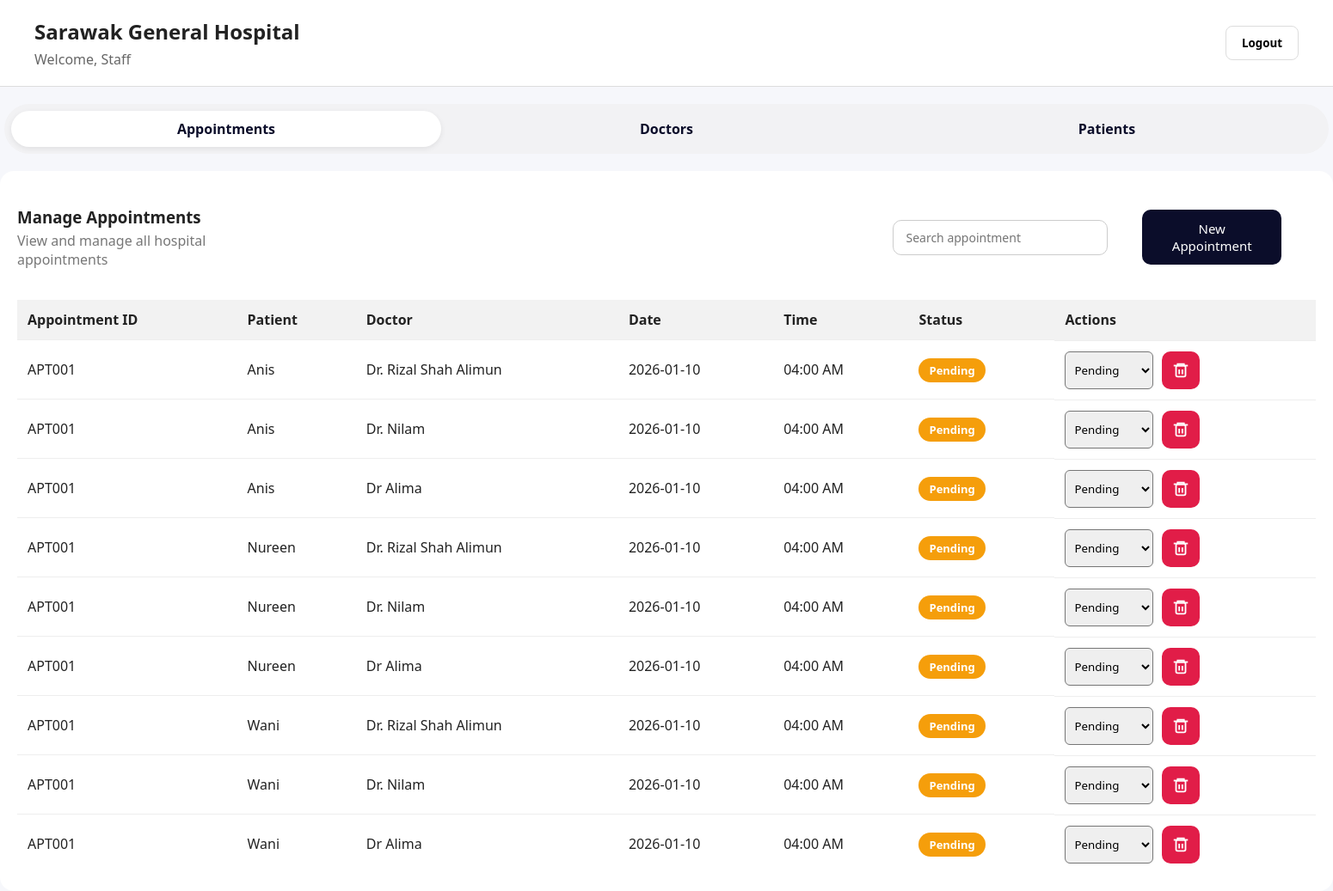
The page /appointment/manageAppointment.php on the database as committed earlier.
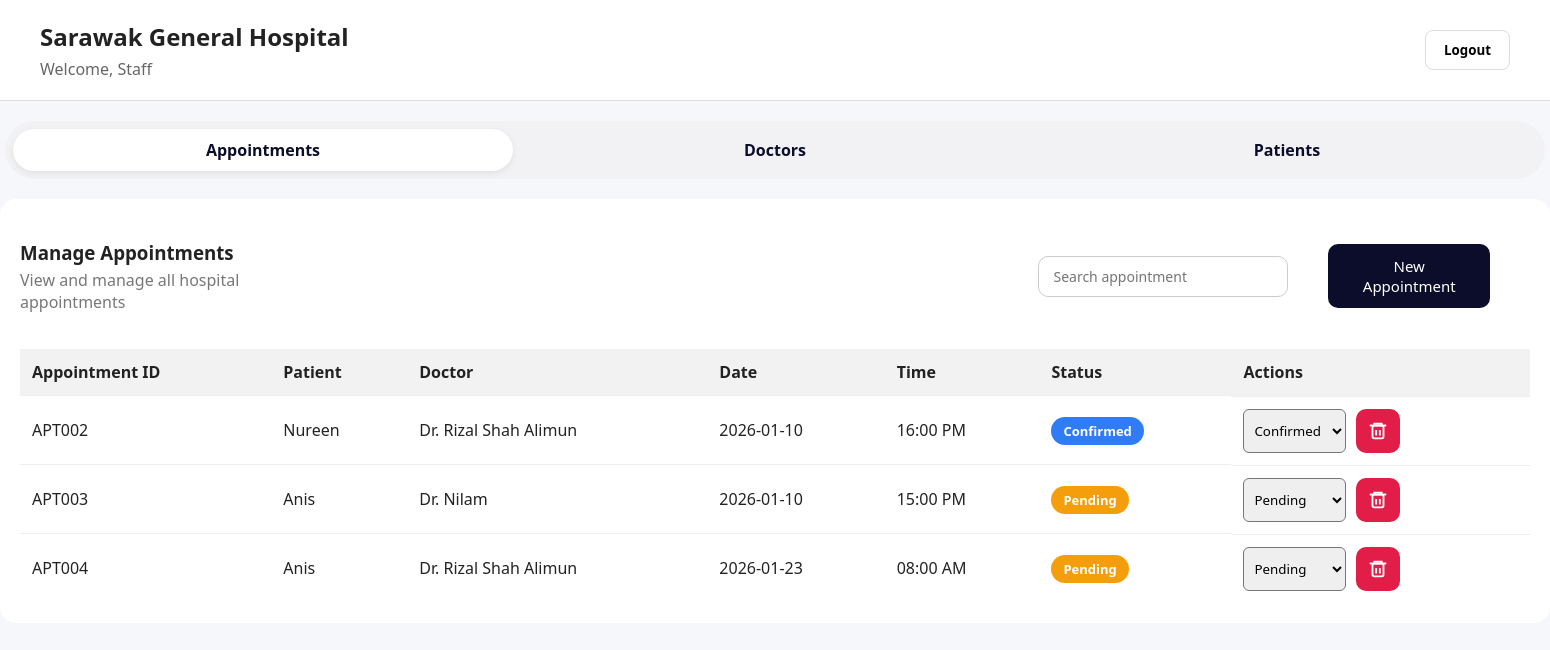
The same page on the database as committed later.
### tables this page shows
CREATE TABLE `appointment` (
  `appointmentID` varchar(10) NOT NULL,
  `appointmentDate` date NOT NULL,
  `appointmentTime` time(6) NOT NULL,
  `reason` varchar(500) NOT NULL,
  `status` varchar(50) NOT NULL,
  `patientID` varchar(10) NOT NULL,
  `doctorID` varchar(10) NOT NULL
);

CREATE TABLE `patient` (
  `patientID` varchar(10) NOT NULL,
  `name` varchar(500) NOT NULL,
  `age` varchar(100) NOT NULL,
  `gender` varchar(40) NOT NULL,
  `contactNumber` varchar(50) NOT NULL,
  `medicalHistory` varchar(500) NOT NULL
);

CREATE TABLE `doctor` (
  `doctorID` varchar(10) NOT NULL,
  `name` varchar(100) NOT NULL,
  `specialization` varchar(100) NOT NULL,
  `contactDetails` varchar(50) NOT NULL
);

### appointment/manageAppointment.php (the view, shortened to what this page needs)
<?php
include '../db/dbcon.php';
$sql = "
SELECT DISTINCT a.appointmentID,
       a.appointmentDate,
       a.appointmentTime,
       a.reason,
       a.status,
       a.patientID,
       a.doctorID,
       p.name AS patientName,
       d.name AS doctorName
FROM appointment a
INNER JOIN patient p ON a.patientID = p.patientID
INNER JOIN doctor d ON a.doctorID = d.doctorID
";
$result = $conn->query($sql);
$appointments = $result->fetch_all(MYSQLI_ASSOC);
?>
<!DOCTYPE html>
<html>
<head>
    <link rel="stylesheet" href="../css/aptstyle.css"/>
</head>
<body>
<div class = "header">
    <div>
        <h1>Sarawak General Hospital</h1>
        <p>Welcome, <?= htmlspecialchars($_SESSION['fullname'] ?? 'Staff'); ?></p>
    </div>
    <form method = "post" action = "../auth/logout.php">
        <button type = "Submit">Logout</button>
    </form>
</div>
<div class="topnav">
    <a class="active" href="manageAppointment.php">Appointments</a>
    <a href="manageDoctor.php">Doctors</a>
    <a href="managePatient.php">Patients</a>
</div>
<div class="cardheader">
    <div class="card-header">
        <div>
            <h3>Manage Appointments</h3>
            <p>View and manage all hospital appointments</p>
        </div>
        <div class="search-bar">
            <input type="text" id="searchInput" placeholder="Search appointment">
        </div>
        <div class = "button_new_apt">
            <button onclick = "formNewApt()">New Appointment</button>
        </div>
    </div>
    <table class="appointment-table">
        <thead>
        <tr>
            <th>Appointment ID</th>
            <th>Patient</th>
            <th>Doctor</th>
            <th>Date</th>
            <th>Time</th>
            <th>Status</th>
            <th>Actions</th>
        </tr>
        </thead>
        <tbody>
            <?php foreach ($appointments as $a): ?>
            <tr>
                <td><?= $a['appointmentID'] ?></td>
                <td><?= htmlspecialchars($a['patientName']) ?></td>
                <td><?= htmlspecialchars($a['doctorName']) ?></td>
                <td><?= $a['appointmentDate'] ?></td>
                <td><?= date('H:i A', strtotime($a['appointmentTime'])) ?></td>
                <td>
                    <span class="badge <?= strtolower($a['status']) ?>">
                        <?= htmlspecialchars($a['status']) ?>
                    </span>
                </td>
                <td class="actions">
                    <select class="status-select" data-id="<?= $a['appointmentID'] ?>">
                        <option value="Pending" <?= $a['status']=="Pending"?"selected":"" ?>>Pending</option>
                        <option value="Confirmed" <?= $a['status']=="Confirmed"?"selected":"" ?>>Confirmed</option>
                    </select>
                    <a href="manageAppointment.php?id=<?= $a['appointmentID'] ?>"
                    class="btn-delete" onclick="return confirm('Delete this appointment?')">
                        <svg width="22" height="22" viewBox="0 0 24 24" fill="none">
                            <path d="M3 6h18" stroke="white" stroke-width="2"/>
                            <path d="M8 6v-2h8v2" stroke="white" stroke-width="2"/>
                            <rect x="6" y="6" width="12" height="14" rx="2" stroke="white" stroke-width="2"/>
                            <path d="M10 11v6M14 11v6" stroke="white" stroke-width="2"/>
                        </svg>
                    </a>
                </td>
            </tr>
            <?php endforeach; ?>
        </tbody>
    </table>
</div>
</body>
</html>

### css/aptstyle.css (style rules this page uses)
* { margin: 0; padding: 0; box-sizing: border-box; font-family: "Segoe UI", sans-serif; }
body { background-color: #f6f7fb; color: #222; }
.header { display: flex; justify-content: space-between; align-items: center; padding: 20px 40px; background: white; border-bottom: 1px solid #ddd; }
.header h1 { font-size: 24px; font-weight: 700; }
.header p { color: #666; margin-top: 5px; }
.header button { padding: 10px 18px; border: 1px solid #ddd; background: white; border-radius: 8px; cursor: pointer; font-weight: 600; }
.search-bar { margin: 16px 0; margin-left: 47%; }
.search-bar input { width: 250px; padding: 10px 14px; border-radius: 10px; border: 1px solid #ccc; font-size: 14px; }
.topnav { display: flex; gap: 12px; background: #f2f2f4; padding: 8px; border-radius: 999px; width: fit-content; margin: 20px auto; }
.topnav a { display: flex; align-items: center; border: none; background: transparent; padding: 10px 20px; border-radius: 999px; font-weight: 600; cursor: pointer; text-decoration: none; color: #0b0d2a; width: 500px; justify-content: center; }
.topnav a.active { background: #fff; box-shadow: 0 2px 6px rgba(0,0,0,0.08); }
.cardheader { background: #fff; border-radius: 16px; padding: 20px; margin-top: 20px; height: auto; overflow: visible; }
.card-header { display: flex; justify-content: space-between; align-items: center; margin-bottom: 16px; }
.card-header h3 { margin: 0; }
.card-header p { margin: 4px 0 0; color: #777; }
.button_new_apt { display: flex; justify-content: flex-end; padding: 25px 40px; }
.button_new_apt button { background: #0b0d2a; color: white; border: none; padding: 12px 22px; border-radius: 10px; font-size: 15px; cursor: pointer; }
table { width: 100%; border-collapse: collapse; }
th { background: #f2f2f2; text-align: left; padding: 12px; }
td { padding: 12px; border-top: 1px solid #eee; }
.badge { padding: 5px 12px; border-radius: 20px; font-size: 13px; }
.badge.confirmed { background: #2f7cf6; color: white; }
.actions { display: flex; gap: 10px; }
.actions select { padding: 6px; border-radius: 6px; }
.btn-delete { background: #e11d48; border: none; width: 44px; height: 44px; border-radius: 10px; display: flex; align-items: center; justify-content: center; cursor: pointer; }
.appointment-table tbody tr { transition: background-color 0.2s ease, transform 0.15s ease; }
.badge { padding: 5px 12px; border-radius: 20px; font-size: 13px; font-weight: 600; text-transform: capitalize; }
.badge.pending { background: #f59e0b; color: white; }

Rows that differ between the two databases and show on the page:
no longer on this page (row edited): appointment: appointmentID "APT001", patientName "Anis", doctorName "Dr. Rizal Shah Alimun", appointmentDate "2026-01-10", appointmentTime "04:00 AM", status "Pending", status+appointmentID "Pending", doctorName "Dr. Nilam", doctorName "Dr Alima", patientName "Nureen", patientName "Wani"
added appointment: appointmentID "APT002", patientID.name "Nureen", doctorID.name "Dr. Rizal Shah Alimun", appointmentDate "2026-01-10", appointmentTime "16:00 PM", status "Confirmed", status+appointmentID "Confirmed"
added appointment: appointmentID "APT003", patientID.name "Anis", doctorID.name "Dr. Nilam", appointmentDate "2026-01-10", appointmentTime "15:00 PM", status "Pending", status+appointmentID "Pending"
added appointment: appointmentID "APT004", patientID.name "Anis", doctorID.name "Dr. Rizal Shah Alimun", appointmentDate "2026-01-23", appointmentTime "08:00 AM", status "Pending", status+appointmentID "Pending"
